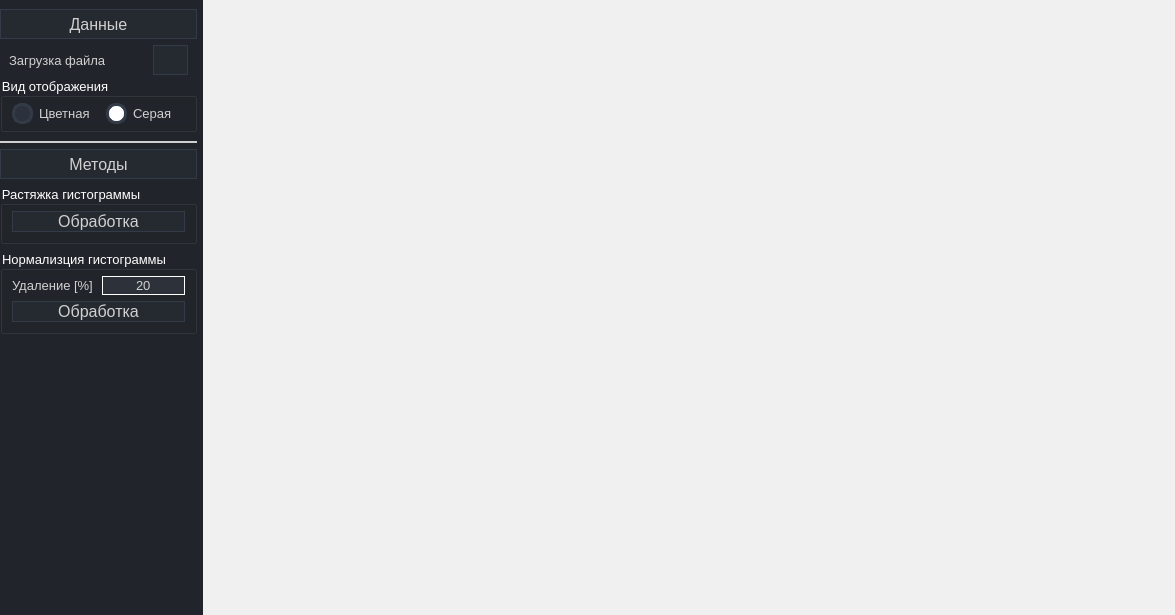
<?xml version="1.0" encoding="UTF-8"?>
<ui version="4.0">
 <class>Dialog</class>
 <widget class="QDialog" name="Dialog">
  <property name="geometry">
   <rect>
    <x>0</x>
    <y>0</y>
    <width>1175</width>
    <height>615</height>
   </rect>
  </property>
  <property name="windowTitle">
   <string>Фильтрация изображения</string>
  </property>
  <layout class="QHBoxLayout" name="horizontalLayout" stretch="0">
   <property name="spacing">
    <number>0</number>
   </property>
   <property name="leftMargin">
    <number>0</number>
   </property>
   <property name="topMargin">
    <number>0</number>
   </property>
   <property name="rightMargin">
    <number>0</number>
   </property>
   <property name="bottomMargin">
    <number>0</number>
   </property>
   <item>
    <widget class="QWidget" name="widget_design" native="true">
     <property name="styleSheet">
      <string notr="true">
   QWidget{
	background-color: rgb(33, 37, 43);
	color: rgb(208, 208, 208);
	font-size: 10pt;
}
/* /////////////////////////////////////////////////////////////////////////////////////////////////
ScrollBars */
 QScrollBar {
border: none;												/* без границ */
	border-right:5px solid rgb(211, 211, 211);;	/* С правой красной раницей */
 }
 QScrollBar:vertical {
	border: none;
    background: rgb(52, 59, 72);
    width: 8px;
    margin: 21px 0 21px 0;
	border-radius: 0px;
 }

/* Ползунок */
 QScrollBar::handle:vertical {	
	background:rgb(255, 255, 255);
    min-height: 25px;
	border-radius: 4px
 }
/*Нижняя стрелка*/
 QScrollBar::add-line:vertical {
     border: none;
    background: rgb(55, 63, 77);
     height: 20px;

     subcontrol-position: bottom;
     subcontrol-origin: margin;
 }
/*Верхняя стрелка*/
 QScrollBar::sub-line:vertical {
	border: none;
    background: rgb(55, 63, 77);
     height: 20px;

     subcontrol-position: top;
     subcontrol-origin: margin;
 }
/* Цвета нижних и верхних стрелок */
 QScrollBar::up-arrow:vertical{
	border-top-left-radius: 4px;
    border-top-right-radius: 4px;
     background: rgb(255, 255, 255);
 }
QScrollBar::down-arrow:vertical{
	border-bottom-left-radius: 4px;
    border-bottom-right-radius: 4px;
     background: rgb(255, 255, 255);
}

 QScrollBar::add-page:vertical, QScrollBar::sub-page:vertical {
     background: none;
 }
/* ///////////////////////////////////////////////////////////////////////////////////////////////// */
/* /////////////////////////////////////////////////////////////////////////////////////////////////
RadioButton */
QRadioButton::indicator {
    border: 3px solid rgb(52, 59, 72);
	width: 15px;
	height: 15px;
	border-radius: 10px;
    background: rgb(44, 49, 60);
}
QRadioButton::indicator:hover {
    border: 3px solid rgb(58, 66, 81);
}
QRadioButton::indicator:checked {
    background: 3px solid rgb(255, 255, 255);
	border: 3px solid rgb(52, 59, 72);	
}
/* срабатывает, когда пользователь наводит на элемент мышью */
QRadioButton:hover {
	background-color:rgb(40, 44, 52);			/* задаем цвет фона */
}
/* срабатывает, при нажатии*/
QRadioButton:pressed      {
	background-color:rgb(170, 170, 170);		/* задаем цвет фона */
	color:  rgb(0, 0, 0);
	border: none;												/* без границ */
}
/* ///////////////////////////////////////////////////////////////////////////////////////////////// */
/* /////////////////////////////////////////////////////////////////////////////////////////////////
QCheckBox */
/* Стандартное состояние*/
QCheckBox{
	padding-left: 8px;		/* Отступ слева */
	padding-right: -8px;	/* Отступ справа */
}

/* Состояние - не выбран*/
QCheckBox::indicator:unchecked {
	/* Выбор картинки*/
	image: url(:/checkbox_status_success/resource/checkbox_status_success/check_error_red_24dp.svg)
}

/* Состояние -  выбран*/
QCheckBox::indicator:checked {
	/* Выбор картинки*/
	image: url(:/checkbox_status_success/resource/checkbox_status_success/check_ok_grean_24dp.svg);
}
/* ///////////////////////////////////////////////////////////////////////////////////////////////// */
/* /////////////////////////////////////////////////////////////////////////////////////////////////
QPushButton */
/*Стандартное состояние для кнопки*/
QPushButton {
	font-size: 12pt;
	background-color:rgb(37, 41, 48);/* задает цвет фона */
	display: inline-block;							/* пределяет, будет ли элемент обрабатываться как блочный или встроенный элемент */
	border: 1px solid rgb(52, 59, 72);		/* задает границу элемента */

	/* задает иконку */
	background-position: left center;							/* выравнивание иконки */
	background-repeat: no-repeat;								/* повторять иконку */
} 

/* срабатывает, когда пользователь наводит на элемент мышью */
QPushButton:hover {
	background-color:rgb(40, 44, 52);			/* задаем цвет фона */
	border: none;												/* без границ */
	border-left:4px solid rgb(208, 208, 208);	/* С правой красной раницей */
}


/* срабатывает, при нажатии*/
QPushButton:pressed      {
	background-color:rgb(170, 170, 170);		/* задаем цвет фона */
	color: rgb(181, 181, 181);
	border: none;												/* без границ */
}
/* ///////////////////////////////////////////////////////////////////////////////////////////////// */
/* /////////////////////////////////////////////////////////////////////////////////////////////////
QLineEdit */
/* Стиль по умолчанию */
QLineEdit:enabled{
	background-color:rgb(44, 49, 58); /* Устанавливаем цвет заливки */
	border: 1px solid rgb(255, 255, 255); 
}

/* Если поле отключено */
QLineEdit:disabled {
	background-color:  rgba(67, 74, 88, 0); /* Устанавливаем цвет заливки */
	border: 1px solid rgb(255, 255, 255); 
	color: rgb(67, 74, 88);
}
/* ///////////////////////////////////////////////////////////////////////////////////////////////// */
/* /////////////////////////////////////////////////////////////////////////////////////////////////
QGroupBox */
QGroupBox{
	color:rgb(255, 255, 255);	/* задает цвет шрифта */
}
/* ///////////////////////////////////////////////////////////////////////////////////////////////// */
/* /////////////////////////////////////////////////////////////////////////////////////////////////
QTableWidget */

QTableWidget {	
	gridline-color: rgb(136, 136, 136);
	border-top: 1px solid rgb(54, 60, 74);
	border-bottom: 1px solid  rgb(54, 60, 74);
}
QTableWidget::item:selected{
	background-color: rgb(72, 81, 94);
}
QHeaderView { qproperty-defaultAlignment: AlignCenter; }
/*Цвет верхнего и левого поля*/
QHeaderView::section{
	background-color:rgb(37, 41, 48);
    border-style: none;
border: 1px solid rgb(136, 136, 136);
}
/*Кнопка в верхнем левом углу*/
QTableCornerButton::section {background-color:rgb(33, 37, 43); }

QWidget#widget_loading_data {
	border-bottom: 2px solid rgb(208, 208, 208);
}
QWidget#widget_processing {
	border-top: 2px solid rgb(208, 208, 208);
}
QScrollArea{
border: none;
}</string>
     </property>
     <layout class="QHBoxLayout" name="layout_design">
      <property name="spacing">
       <number>3</number>
      </property>
      <property name="leftMargin">
       <number>0</number>
      </property>
      <property name="topMargin">
       <number>0</number>
      </property>
      <property name="rightMargin">
       <number>0</number>
      </property>
      <property name="bottomMargin">
       <number>0</number>
      </property>
      <item>
       <widget class="QWidget" name="widget_menu" native="true">
        <property name="minimumSize">
         <size>
          <width>200</width>
          <height>0</height>
         </size>
        </property>
        <property name="maximumSize">
         <size>
          <width>200</width>
          <height>16777215</height>
         </size>
        </property>
        <layout class="QVBoxLayout" name="layout_menu">
         <property name="spacing">
          <number>6</number>
         </property>
         <property name="leftMargin">
          <number>0</number>
         </property>
         <property name="topMargin">
          <number>0</number>
         </property>
         <property name="rightMargin">
          <number>0</number>
         </property>
         <property name="bottomMargin">
          <number>6</number>
         </property>
         <item>
          <widget class="QScrollArea" name="scrollArea">
           <property name="widgetResizable">
            <bool>true</bool>
           </property>
           <widget class="QWidget" name="scrollAreaWidgetContents">
            <property name="geometry">
             <rect>
              <x>0</x>
              <y>0</y>
              <width>200</width>
              <height>609</height>
             </rect>
            </property>
            <layout class="QVBoxLayout" name="verticalLayout_2">
             <property name="spacing">
              <number>6</number>
             </property>
             <property name="leftMargin">
              <number>0</number>
             </property>
             <property name="rightMargin">
              <number>3</number>
             </property>
             <property name="bottomMargin">
              <number>0</number>
             </property>
             <item>
              <widget class="QPushButton" name="pushButton_loading_data">
               <property name="minimumSize">
                <size>
                 <width>0</width>
                 <height>30</height>
                </size>
               </property>
               <property name="text">
                <string>Данные</string>
               </property>
               <property name="checkable">
                <bool>true</bool>
               </property>
               <property name="checked">
                <bool>true</bool>
               </property>
              </widget>
             </item>
             <item>
              <widget class="QWidget" name="widget_loading_data" native="true">
               <property name="styleSheet">
                <string notr="true"/>
               </property>
               <layout class="QVBoxLayout" name="verticalLayout_3">
                <property name="spacing">
                 <number>2</number>
                </property>
                <property name="leftMargin">
                 <number>0</number>
                </property>
                <property name="topMargin">
                 <number>0</number>
                </property>
                <property name="rightMargin">
                 <number>0</number>
                </property>
                <property name="bottomMargin">
                 <number>6</number>
                </property>
                <item>
                 <widget class="QWidget" name="widget_loading_pictures" native="true">
                  <property name="enabled">
                   <bool>true</bool>
                  </property>
                  <property name="styleSheet">
                   <string notr="true"/>
                  </property>
                  <layout class="QVBoxLayout" name="layout_loading_pictures">
                   <property name="spacing">
                    <number>0</number>
                   </property>
                   <property name="leftMargin">
                    <number>0</number>
                   </property>
                   <property name="topMargin">
                    <number>0</number>
                   </property>
                   <property name="rightMargin">
                    <number>0</number>
                   </property>
                   <property name="bottomMargin">
                    <number>5</number>
                   </property>
                   <item>
                    <widget class="QWidget" name="widget_path_to_picture" native="true">
                     <layout class="QHBoxLayout" name="layout_path_to_picture">
                      <property name="leftMargin">
                       <number>9</number>
                      </property>
                      <property name="topMargin">
                       <number>0</number>
                      </property>
                      <property name="rightMargin">
                       <number>9</number>
                      </property>
                      <property name="bottomMargin">
                       <number>2</number>
                      </property>
                      <item>
                       <widget class="QLabel" name="label_text_loading_pictures">
                        <property name="text">
                         <string>Загрузка файла</string>
                        </property>
                       </widget>
                      </item>
                      <item>
                       <widget class="QPushButton" name="pushButton_loading_pictures">
                        <property name="minimumSize">
                         <size>
                          <width>35</width>
                          <height>30</height>
                         </size>
                        </property>
                        <property name="maximumSize">
                         <size>
                          <width>35</width>
                          <height>30</height>
                         </size>
                        </property>
                        <property name="styleSheet">
                         <string notr="true">/* срабатывает, когда пользователь наводит на элемент мышью */
QPushButton:hover {
	border: none;												/* без границ */
}</string>
                        </property>
                        <property name="text">
                         <string/>
                        </property>
                        <property name="icon">
                         <iconset resource="res.qrc">
                          <normaloff>:/menu/resource/file_download_white_24dp.svg</normaloff>:/menu/resource/file_download_white_24dp.svg</iconset>
                        </property>
                        <property name="iconSize">
                         <size>
                          <width>25</width>
                          <height>25</height>
                         </size>
                        </property>
                       </widget>
                      </item>
                     </layout>
                    </widget>
                   </item>
                   <item>
                    <widget class="QGroupBox" name="groupBox_picture_type">
                     <property name="enabled">
                      <bool>true</bool>
                     </property>
                     <property name="title">
                      <string>Вид отображения</string>
                     </property>
                     <layout class="QHBoxLayout" name="layout_picture_type">
                      <property name="leftMargin">
                       <number>9</number>
                      </property>
                      <property name="topMargin">
                       <number>5</number>
                      </property>
                      <property name="rightMargin">
                       <number>0</number>
                      </property>
                      <property name="bottomMargin">
                       <number>5</number>
                      </property>
                      <item>
                       <widget class="QRadioButton" name="radioButton_color_picture">
                        <property name="enabled">
                         <bool>true</bool>
                        </property>
                        <property name="text">
                         <string>Цветная</string>
                        </property>
                        <property name="checkable">
                         <bool>true</bool>
                        </property>
                        <property name="checked">
                         <bool>false</bool>
                        </property>
                       </widget>
                      </item>
                      <item>
                       <widget class="QRadioButton" name="radioButton_gray_picture">
                        <property name="text">
                         <string>Серая</string>
                        </property>
                        <property name="checked">
                         <bool>true</bool>
                        </property>
                       </widget>
                      </item>
                     </layout>
                    </widget>
                   </item>
                  </layout>
                 </widget>
                </item>
               </layout>
              </widget>
             </item>
             <item>
              <widget class="QPushButton" name="pushButton_methods">
               <property name="minimumSize">
                <size>
                 <width>0</width>
                 <height>30</height>
                </size>
               </property>
               <property name="text">
                <string>Методы</string>
               </property>
               <property name="checkable">
                <bool>true</bool>
               </property>
               <property name="checked">
                <bool>true</bool>
               </property>
              </widget>
             </item>
             <item>
              <widget class="QWidget" name="widget_options" native="true">
               <property name="minimumSize">
                <size>
                 <width>0</width>
                 <height>0</height>
                </size>
               </property>
               <layout class="QVBoxLayout" name="layout_options">
                <property name="leftMargin">
                 <number>0</number>
                </property>
                <property name="topMargin">
                 <number>0</number>
                </property>
                <property name="rightMargin">
                 <number>0</number>
                </property>
                <property name="bottomMargin">
                 <number>0</number>
                </property>
                <item>
                 <widget class="QGroupBox" name="groupBox_stretch">
                  <property name="sizePolicy">
                   <sizepolicy hsizetype="Preferred" vsizetype="Maximum">
                    <horstretch>0</horstretch>
                    <verstretch>0</verstretch>
                   </sizepolicy>
                  </property>
                  <property name="title">
                   <string>Растяжка гистограммы</string>
                  </property>
                  <layout class="QVBoxLayout" name="layout_stretch" stretch="0">
                   <property name="spacing">
                    <number>6</number>
                   </property>
                   <property name="leftMargin">
                    <number>9</number>
                   </property>
                   <property name="topMargin">
                    <number>5</number>
                   </property>
                   <property name="rightMargin">
                    <number>9</number>
                   </property>
                   <property name="bottomMargin">
                    <number>9</number>
                   </property>
                   <item>
                    <widget class="QPushButton" name="pushButton_stretch">
                     <property name="styleSheet">
                      <string notr="true">
QPushButton {
	font-size: 10pt;
	background-color:rgb(37, 41, 48);/* задает цвет фона */
	display: inline-block;							/* пределяет, будет ли элемент обрабатываться как блочный или встроенный элемент */
	border: 1px solid rgb(52, 59, 72);		/* задает границу элемента */

	/* задает иконку */
	background-position: left center;							/* выравнивание иконки */
	background-repeat: no-repeat;								/* повторять иконку */
} 

/* срабатывает, когда пользователь наводит на элемент мышью */
QPushButton:hover {
	background-color:rgb(40, 44, 52);			/* задаем цвет фона */
	border: none;												/* без границ */
}


/* срабатывает, при нажатии*/
QPushButton:pressed      {
	background-color:rgb(170, 170, 170);		/* задаем цвет фона */
	color: rgb(181, 181, 181);
	border: none;												/* без границ */
}
/*</string>
                     </property>
                     <property name="text">
                      <string>Обработка</string>
                     </property>
                    </widget>
                   </item>
                  </layout>
                 </widget>
                </item>
                <item>
                 <widget class="QGroupBox" name="groupBox_normalization">
                  <property name="sizePolicy">
                   <sizepolicy hsizetype="Preferred" vsizetype="Maximum">
                    <horstretch>0</horstretch>
                    <verstretch>0</verstretch>
                   </sizepolicy>
                  </property>
                  <property name="title">
                   <string>Нормализция гистограммы</string>
                  </property>
                  <layout class="QVBoxLayout" name="layout_normalization" stretch="0,0">
                   <property name="spacing">
                    <number>6</number>
                   </property>
                   <property name="leftMargin">
                    <number>9</number>
                   </property>
                   <property name="topMargin">
                    <number>5</number>
                   </property>
                   <property name="rightMargin">
                    <number>9</number>
                   </property>
                   <property name="bottomMargin">
                    <number>9</number>
                   </property>
                   <item>
                    <widget class="QWidget" name="widget_percent_normalization" native="true">
                     <layout class="QHBoxLayout" name="layout_percent_normalization" stretch="1,1">
                      <property name="spacing">
                       <number>6</number>
                      </property>
                      <property name="leftMargin">
                       <number>0</number>
                      </property>
                      <property name="topMargin">
                       <number>0</number>
                      </property>
                      <property name="rightMargin">
                       <number>0</number>
                      </property>
                      <property name="bottomMargin">
                       <number>0</number>
                      </property>
                      <item>
                       <widget class="QLabel" name="label_text_normalization_percent">
                        <property name="text">
                         <string>Удаление [%]</string>
                        </property>
                       </widget>
                      </item>
                      <item>
                       <widget class="QLineEdit" name="lineEdit_percent_normalization">
                        <property name="text">
                         <string>20</string>
                        </property>
                        <property name="alignment">
                         <set>Qt::AlignCenter</set>
                        </property>
                       </widget>
                      </item>
                     </layout>
                    </widget>
                   </item>
                   <item>
                    <widget class="QPushButton" name="pushButton_normalization">
                     <property name="styleSheet">
                      <string notr="true">
QPushButton {
	font-size: 10pt;
	background-color:rgb(37, 41, 48);/* задает цвет фона */
	display: inline-block;							/* пределяет, будет ли элемент обрабатываться как блочный или встроенный элемент */
	border: 1px solid rgb(52, 59, 72);		/* задает границу элемента */

	/* задает иконку */
	background-position: left center;							/* выравнивание иконки */
	background-repeat: no-repeat;								/* повторять иконку */
} 

/* срабатывает, когда пользователь наводит на элемент мышью */
QPushButton:hover {
	background-color:rgb(40, 44, 52);			/* задаем цвет фона */
	border: none;												/* без границ */
}


/* срабатывает, при нажатии*/
QPushButton:pressed      {
	background-color:rgb(170, 170, 170);		/* задаем цвет фона */
	color: rgb(181, 181, 181);
	border: none;												/* без границ */
}
/*</string>
                     </property>
                     <property name="text">
                      <string>Обработка</string>
                     </property>
                    </widget>
                   </item>
                  </layout>
                 </widget>
                </item>
               </layout>
              </widget>
             </item>
             <item>
              <spacer name="verticalSpacer">
               <property name="orientation">
                <enum>Qt::Vertical</enum>
               </property>
               <property name="sizeHint" stdset="0">
                <size>
                 <width>20</width>
                 <height>40</height>
                </size>
               </property>
              </spacer>
             </item>
            </layout>
           </widget>
          </widget>
         </item>
        </layout>
       </widget>
      </item>
      <item>
       <widget class="QWidget" name="widget_main" native="true">
        <property name="styleSheet">
         <string notr="true">QWidget{
background-color: rgb(240, 240, 240);
color: rgb(0, 0, 0);
}</string>
        </property>
        <layout class="QGridLayout" name="gridLayout" rowstretch="1,1,2" rowminimumheight="0,0,0">
         <property name="leftMargin">
          <number>9</number>
         </property>
         <property name="topMargin">
          <number>0</number>
         </property>
         <property name="bottomMargin">
          <number>0</number>
         </property>
         <property name="verticalSpacing">
          <number>0</number>
         </property>
         <item row="2" column="0">
          <widget class="QWidget" name="widget_plot_3" native="true">
           <layout class="QVBoxLayout" name="layout_plot_3">
            <property name="spacing">
             <number>0</number>
            </property>
            <property name="leftMargin">
             <number>0</number>
            </property>
            <property name="topMargin">
             <number>0</number>
            </property>
            <property name="rightMargin">
             <number>0</number>
            </property>
            <property name="bottomMargin">
             <number>0</number>
            </property>
           </layout>
          </widget>
         </item>
         <item row="0" column="0">
          <widget class="QWidget" name="widget_plot_1" native="true">
           <layout class="QVBoxLayout" name="layout_plot_1">
            <property name="spacing">
             <number>0</number>
            </property>
            <property name="leftMargin">
             <number>0</number>
            </property>
            <property name="topMargin">
             <number>0</number>
            </property>
            <property name="rightMargin">
             <number>0</number>
            </property>
            <property name="bottomMargin">
             <number>0</number>
            </property>
           </layout>
          </widget>
         </item>
         <item row="1" column="0">
          <widget class="QWidget" name="widget_plot_2" native="true">
           <layout class="QVBoxLayout" name="layout_plot_2">
            <property name="spacing">
             <number>0</number>
            </property>
            <property name="leftMargin">
             <number>0</number>
            </property>
            <property name="topMargin">
             <number>0</number>
            </property>
            <property name="rightMargin">
             <number>0</number>
            </property>
            <property name="bottomMargin">
             <number>0</number>
            </property>
           </layout>
          </widget>
         </item>
         <item row="0" column="1">
          <widget class="QWidget" name="widget_plot_4" native="true">
           <layout class="QVBoxLayout" name="layout_plot_4">
            <property name="spacing">
             <number>0</number>
            </property>
            <property name="leftMargin">
             <number>0</number>
            </property>
            <property name="topMargin">
             <number>0</number>
            </property>
            <property name="rightMargin">
             <number>0</number>
            </property>
            <property name="bottomMargin">
             <number>0</number>
            </property>
           </layout>
          </widget>
         </item>
         <item row="1" column="1">
          <widget class="QWidget" name="widget_plot_5" native="true">
           <layout class="QVBoxLayout" name="layout_plot_5">
            <property name="spacing">
             <number>0</number>
            </property>
            <property name="leftMargin">
             <number>0</number>
            </property>
            <property name="topMargin">
             <number>0</number>
            </property>
            <property name="rightMargin">
             <number>0</number>
            </property>
            <property name="bottomMargin">
             <number>0</number>
            </property>
           </layout>
          </widget>
         </item>
         <item row="2" column="1">
          <widget class="QWidget" name="widget_plot_6" native="true">
           <layout class="QVBoxLayout" name="layout_plot_6">
            <property name="spacing">
             <number>0</number>
            </property>
            <property name="leftMargin">
             <number>0</number>
            </property>
            <property name="topMargin">
             <number>0</number>
            </property>
            <property name="rightMargin">
             <number>0</number>
            </property>
            <property name="bottomMargin">
             <number>0</number>
            </property>
           </layout>
          </widget>
         </item>
        </layout>
       </widget>
      </item>
     </layout>
    </widget>
   </item>
  </layout>
 </widget>
 <resources>
  <include location="res.qrc"/>
 </resources>
 <connections>
  <connection>
   <sender>pushButton_methods</sender>
   <signal>clicked(bool)</signal>
   <receiver>widget_options</receiver>
   <slot>setVisible(bool)</slot>
   <hints>
    <hint type="sourcelabel">
     <x>138</x>
     <y>172</y>
    </hint>
    <hint type="destinationlabel">
     <x>118</x>
     <y>248</y>
    </hint>
   </hints>
  </connection>
  <connection>
   <sender>pushButton_loading_data</sender>
   <signal>clicked(bool)</signal>
   <receiver>widget_loading_data</receiver>
   <slot>setVisible(bool)</slot>
   <hints>
    <hint type="sourcelabel">
     <x>95</x>
     <y>24</y>
    </hint>
    <hint type="destinationlabel">
     <x>94</x>
     <y>136</y>
    </hint>
   </hints>
  </connection>
 </connections>
</ui>
